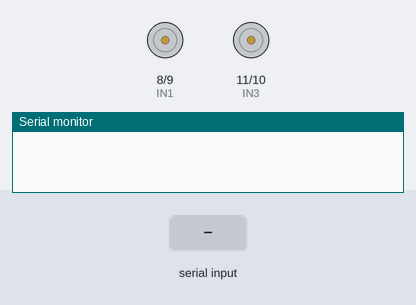
Simulated run of this sketch. Board: Arduino Uno, built with avr-gcc and run on an emulated ATmega328P. Shown: motor-driver pin pairs drawn as motors (green arrow = first pin HIGH = forward, orange = second pin HIGH = backward, longer = more drive, scaled by the enable pin), the last lines printed to the serial monitor. Inputs (shaded band) come from the test bench.

Above: at 1.2 s.
1.3 s: "1" received over Serial
At 2.1 s:
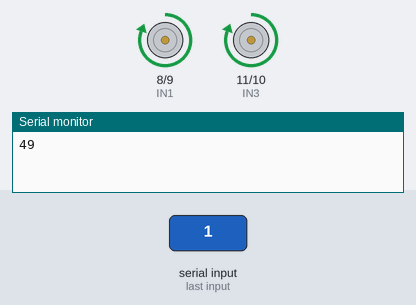
2.8 s: "2" received over Serial
At 3.2 s:
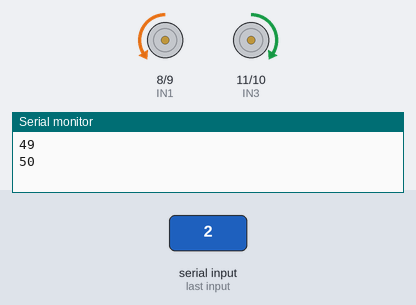
4.3 s: "3" received over Serial
At 5.5 s:
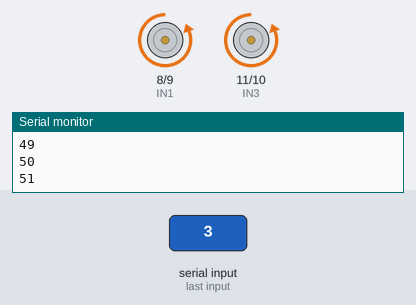
5.8 s: "4" received over Serial
At 6.7 s:
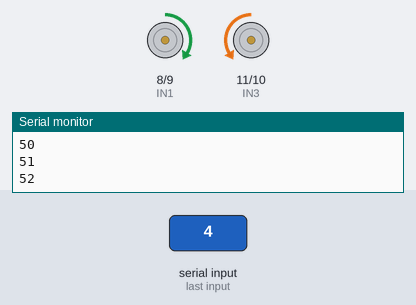
7.3 s: "0" received over Serial
At 7.9 s:
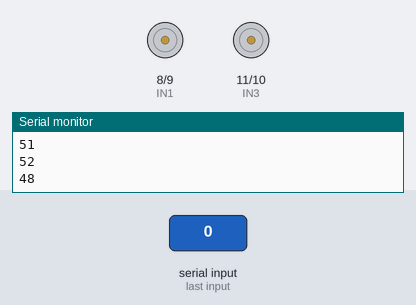
8.8 s: "1" received over Serial
At 10.2 s:
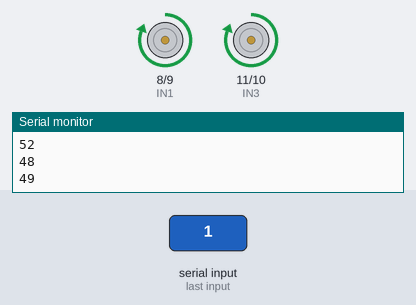
Timing chart, 0 to 11.3 s (numbered marks = the images above; inputs shaded):
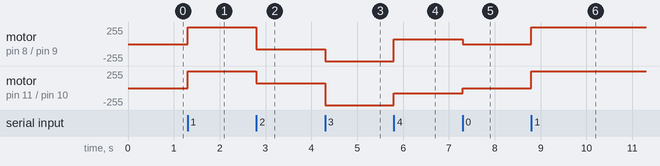

Measured:
- after the input at 1.3 s, motor on pin 8 (IN1) / pin 9 (IN2), motor on pin 11 (IN3) / pin 10 (IN4): stopped → forward 255/255 at once
- after the input at 2.8 s, motor on pin 8 (IN1) / pin 9 (IN2): forward 255/255 → backward 75/255 at once; motor on pin 11 (IN3) / pin 10 (IN4): forward 255/255 → forward 75/255 at once
- after the input at 4.3 s, motor on pin 8 (IN1) / pin 9 (IN2): backward 75/255 → backward 255/255 at once; motor on pin 11 (IN3) / pin 10 (IN4): forward 75/255 → backward 255/255 at once
- after the input at 5.8 s, motor on pin 8 (IN1) / pin 9 (IN2): backward 255/255 → forward 75/255 at once; motor on pin 11 (IN3) / pin 10 (IN4): backward 255/255 → backward 75/255 at once
- after the input at 7.3 s, motor on pin 8 (IN1) / pin 9 (IN2): forward 75/255 → stopped at once; motor on pin 11 (IN3) / pin 10 (IN4): backward 75/255 → stopped at once
- after the input at 8.8 s, motor on pin 8 (IN1) / pin 9 (IN2), motor on pin 11 (IN3) / pin 10 (IN4): stopped → forward 255/255 at once

The sketch:

RC_car.ino
```cpp
#define EN1 5
#define EN2 6
#define IN1 8
#define IN2 9
#define IN3 11
#define IN4 10
#define MAX_SPEED 255

int x = 0;
int speedVal = 0;
int motorTurnSpeed = 75;


void setup() {
  pinMode(EN1, OUTPUT);
  pinMode(EN2, OUTPUT);
  pinMode(IN1, OUTPUT);
  pinMode(IN2, OUTPUT);
  pinMode(IN3, OUTPUT);
  pinMode(IN4, OUTPUT);

  Serial.begin(9600);
}

// function to control the speed of the 2 DC motors
// the direction is given by the 2 input pins, while
// the speed is given through the enable pin

void motorSpeed(int a, int b) {
  if (a >= 0) {
  digitalWrite(IN1, HIGH);
  digitalWrite(IN2, LOW);
  analogWrite(EN1, a);
  } else {
    digitalWrite(IN1, LOW);
    digitalWrite(IN2, HIGH);
    analogWrite(EN1, -a);
  }

  if (b >= 0) {
  digitalWrite(IN3, HIGH);
  digitalWrite(IN4, LOW);
  analogWrite(EN2, b);
  } else {
    digitalWrite(IN3, LOW);
    digitalWrite(IN4, HIGH);
    analogWrite(EN2, -b);
  }
}


void loop() {
   // read the signal coming from the application
    if (Serial.available() >= 1) {
    x = Serial.read();
    speedVal = Serial.read();
    Serial.println(x);
  }
  if(x == '1') motorSpeed(MAX_SPEED,MAX_SPEED);
  if(x == '2') motorSpeed(-motorTurnSpeed,motorTurnSpeed);
  if(x == '3') motorSpeed(-MAX_SPEED,-MAX_SPEED);
  if(x == '4') motorSpeed(motorTurnSpeed,-motorTurnSpeed);
  if(x == '0') motorSpeed(0,0);

}
```
